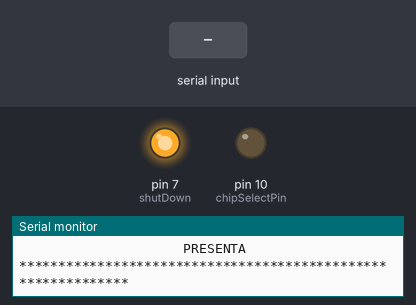
Bench run of a sketch on a simulated Arduino Uno, built with avr-gcc and run on an emulated ATmega328P. Parts: output pins drawn as LEDs (lit = HIGH), the last lines printed to the serial monitor. Dashed ring = blinking. The test bench sets the inputs (shaded band).

Above: at 0.1 s.
At 1.1 s:
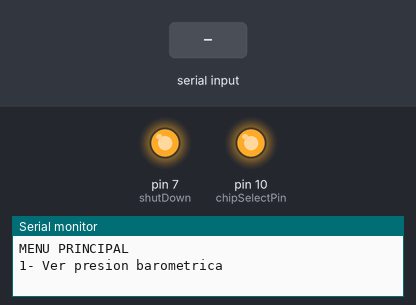
1.2 s: "1" received over Serial
At 4.0 s:
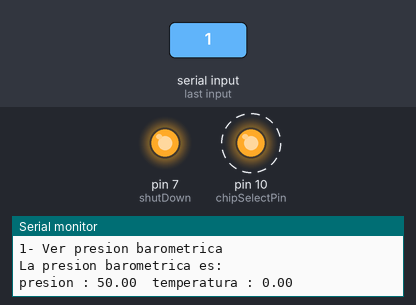
Timing chart, 0 to 10.2 s (numbered marks = the images above; inputs shaded):
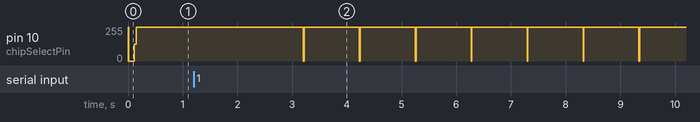

Measured:
- after the input at 1.2 s, pin 10 (chipSelectPin): alternates 255/255 for 1.0 s and 0/255 for 0.02 s, starting after 2.0 s

The sketch:

MPL115A1_ejemplo.ino
```cpp
/************************************************************************
** Código creado en Electrónica 5Hz                                    **
** www.5hz-electronica.com                                             **
** Por:                                                                **
** Basado en el código de:                                             **
** Descripción del código:                                             **
**                                                                     **
** Ejemplo que muestra el funcionamiento del MPL115A1                  **
** en modo SPI                                                         **
*************************************************************************

Conexiones:
UNO   MPL115A1

3.3V       VDD
GND        GND
SDN        pin 7
CSN        pin 10
SDI/MOSI   pin 11
SDO/MISO   pin 12
SCK        pin 13
*/


//-----------------------------------------------------------definiciones

#include <SPI.h> //libreria SPI incluida en el arduino

#define   PRESH   0x80
#define   PRESL   0x82
#define   TEMPH   0x84
#define   TEMPL   0x86

#define   A0MSB   0x88
#define   A0LSB   0x8A
#define   B1MSB   0x8C
#define   B1LSB   0x8E
#define   B2MSB   0x90
#define   B2LSB   0x92
#define   C12MSB  0x94
#define   C12LSB  0x96

#define   CONVERT   0x24

#define   chipSelectPin 10
#define   shutDown 7

struct barometer
{
  float presion;
  float temperatura;
};

//--------------------------------------------------definiciones de pines

float A0_;
float B1_;
float B2_;
float C12_;
int opcion=0;

//----------------------------------------------------------configuracion

void setup()
{
  Serial.begin(115200);
  SPI.begin();
  // inicializa los pines que controlan el funcionamiento del sensor
  pinMode(shutDown, OUTPUT);
  digitalWrite(shutDown, HIGH);
  pinMode(chipSelectPin, OUTPUT);
  digitalWrite(chipSelectPin, HIGH);
  delay (10);
  //Leer registros que contienen los parámetros de chips para hacer los cálculos
  unsigned int A0H = readRegister(A0MSB);
  unsigned int A0L = readRegister(A0LSB);
  A0_ = (A0H << 5) + (A0L >> 3) + (A0L & 0x07) / 8.0;

  unsigned int B1H = readRegister(B1MSB);
  unsigned int B1L = readRegister(B1LSB);
  B1_ = ( ( ( (B1H & 0x1F) * 0x100)+B1L) / 8192.0) - 3 ;

  unsigned int B2H = readRegister(B2MSB);
  unsigned int B2L = readRegister(B2LSB);
  B2_ = ( ( ( (B2H - 0x80) << 8) + B2L) / 16384.0 ) - 2 ;

  unsigned int C12H = readRegister(C12MSB);
  unsigned int C12L = readRegister(C12LSB);
  C12_ = ( ( ( C12H * 0x100 ) + C12L) / 16777216.0 )  ;

   menu();
 }

 //#######################################################ciclo principal

 void loop()
 {
   if (opcion == 1){
     struct barometer valores2 = baropPessure();
     Serial.print("presion : ");
     Serial.print(valores2.presion);
     Serial.print("  temperatura : ");
     Serial.println(valores2.temperatura);
   }
   delay(1000);
}

//leer registros
  unsigned int readRegister(byte thisRegister ) {
  unsigned int result = 0;   // result to return
  digitalWrite(chipSelectPin, LOW);
  delay(10);
  SPI.transfer(thisRegister);
  result = SPI.transfer(0x00);
  digitalWrite(chipSelectPin, HIGH);
  return(result);
}

//leer presión
  struct barometer baropPessure(){
  struct barometer valores;
  digitalWrite(chipSelectPin, LOW);
  delay(3);
  SPI.transfer(0x24);
  SPI.transfer(0x00);
  digitalWrite(chipSelectPin, HIGH);
  delay(3);
  digitalWrite(chipSelectPin, LOW);
  SPI.transfer(PRESH);
  unsigned int presH = SPI.transfer(0x00);
  delay(3);
  SPI.transfer(PRESL);
  unsigned int presL = SPI.transfer(0x00);
  delay(3);
  SPI.transfer(TEMPH);
  unsigned int tempH = SPI.transfer(0x00);
  delay(3);
  SPI.transfer(TEMPL);
  unsigned int tempL = SPI.transfer(0x00);
  delay(3);
  SPI.transfer(0x00);
  delay(3);
  digitalWrite(chipSelectPin, HIGH);

  unsigned long press = ((presH *256) + presL)/64;
  unsigned long temp  = ((tempH *256) + tempL)/64;

  float pressure = A0_+(B1_+C12_*temp)*press+B2_*temp;
  //float preskPa = pressure*(65.0/1023.0)+50.0;
  valores.presion = pressure*(65.0/1023.0)+50.0;
  valores.temperatura = temp;
  //return(preskPa);
return valores;
}


void menu(){
  int entradaMenu;
  Serial.println("-------------------5HZ ELECTRONICA---------------------------");
  Serial.println("");
  Serial.println("                     PRESENTA");
  Serial.println("");
  Serial.println("*************************************************************");
  Serial.println("");
  Serial.println("      BIEVENIDO AL PROGRAMA DE PRUEBAS DEL MPL115A1");
  Serial.println("");
  Serial.println("*************************************************************");
  Serial.println("");
  Serial.println("MENU PRINCIPAL");
  Serial.println("1- Ver presion barometrica");

  do{
  }while(Serial.available()==0);
      entradaMenu=Serial.read();
      switch(entradaMenu)
      {
       case '1':
       Serial.println("");
       Serial.println("La presion barometrica es: ");
       delay(1000);
       opcion = 1;
       break;

       default:
       opcion = 0;
       break;
      }
      if (opcion == 1)
      delay(1000);
}
```
